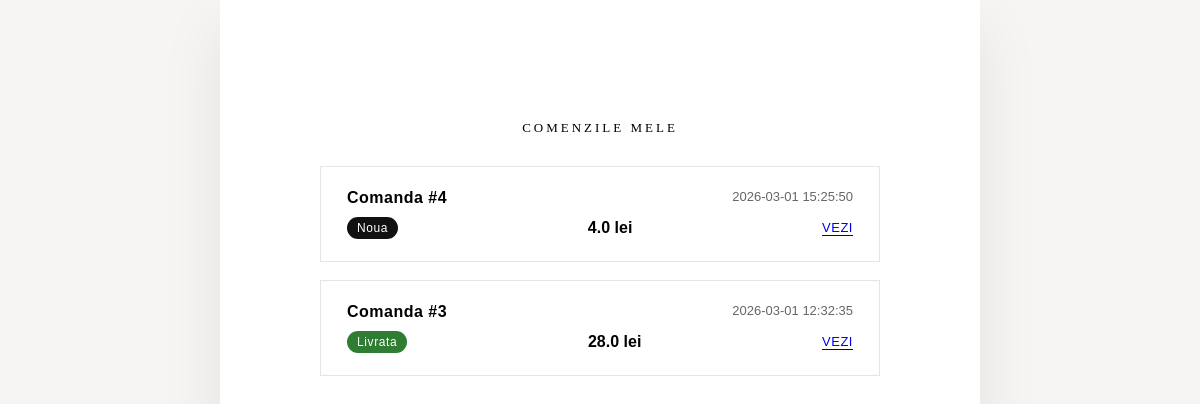
Page /cont/comenzi (signed in) on the committed database.
### tables this page shows
CREATE TABLE comenzi (
            id INTEGER PRIMARY KEY AUTOINCREMENT,
            nume TEXT,
            email TEXT,
            telefon TEXT,
            adresa TEXT,
            total REAL,
            data TEXT
        , produse TEXT, status TEXT DEFAULT 'Noua');

### app.py (the view)
@app.route("/cont/comenzi")
def cont_comenzi():
    if "client_id" not in session:
        return redirect("/login")
    db = get_db()
    comenzi = db.execute(
        "SELECT * FROM comenzi WHERE email=? ORDER BY data DESC",
        (session.get("client_email"),)
    ).fetchall()
    return render_template("cont_comenzi.html", comenzi=comenzi)

### app.py (called while the page is built)
@app.context_processor
def inject_client():
    return dict(
        client_logat="client_id" in session,
        client_nume=session.get("client_nume"),
        client_email=session.get("client_email")
    )

def get_db():
    conn = sqlite3.connect(DATABASE)
    conn.row_factory = sqlite3.Row
    return conn

### templates/cont_comenzi.html (shortened to what this page needs)
<!DOCTYPE html>
<html>
<head>
    <link rel="stylesheet" href="/static/style.css">
</head>
<body>
<div class="account-page">
    <div class="account-box">
        <div class="account-heading">COMENZILE MELE</div>
        {% if comenzi %}
            <div class="client-orders">
            {% for c in comenzi %}
            <div class="order-card">
                <div class="order-top">
                <div class="order-id">Comanda #{{ c.id }}</div>
                <div class="order-date">{{ c.data }}</div>
            </div>
            <div class="order-bottom">
                <div class="order-status">
                   <span class="status-badge status-{{ c.status }}">{{ c.status }}</span>
                </div>
                <div class="order-total">{{ c.total }} lei</div>
                <a href="/cont/comanda/{{ c.id }}" class="order-link">VEZI</a>
            </div>
        </div>
        {% endfor %}
        </div>
        {% else %}
            <p>Nu ai comenzi încă.</p>
        {% endif %}
    </div>
</div>
</body>
</html>

### static/style.css (style rules this page uses)
html, body { margin: 0; padding: 0; min-height: 100%; overflow-x: hidden; }
body { font-family: Arial; background: #f5f5f5; min-height: 100vh; display: flex; flex-direction: column; }
body { min-height: 100vh; display: flex; flex-direction: column; }
.account-page { height: 100vh; display: flex; justify-content: center; background: #f6f5f3; }
.account-box { width: 560px; height: 100vh; background: white; padding: 120px 100px; text-align: center; box-shadow: 0 25px 60px rgba(0,0,0,0.08); }
.account-heading { font-family: "Playfair Display", serif; font-size: 34px; letter-spacing: 3px; margin-bottom: 25px; }
.client-orders { display: flex; flex-direction: column; gap: 18px; margin-top: 30px; }
.order-card { border: 1px solid #e5e5e5; padding: 22px 26px; text-align: left; transition: all .25s ease; }
.order-top { display: flex; justify-content: space-between; margin-bottom: 10px; }
.order-id { font-weight: 600; letter-spacing: 0.5px; }
.order-date { color: #777; font-size: 13px; }
.order-bottom { display: flex; justify-content: space-between; align-items: center; }
.order-status { font-size: 13px; letter-spacing: 0.5px; }
.order-total { font-weight: 600; }
.order-link { text-decoration: none; border-bottom: 1px solid #111; font-size: 13px; letter-spacing: 0.5px; }
.status-badge { font-size: 12px; letter-spacing: 0.6px; padding: 4px 10px; border-radius: 20px; display: inline-block; }
.status-Noua { background: #111; color: white; }
.status-Livrata { background: #2e7d32; color: white; }
.order-date { font-size: 13px; color: #666; }
.account-heading { font-size: 13px; letter-spacing: 3px; margin-bottom: 20px; }

### rows in the picture
comenzi: id "4", data "2026-03-01 15:25:50", status "Noua", total "4.0"
comenzi: id "3", data "2026-03-01 12:32:35", status "Livrata", total "28.0"
